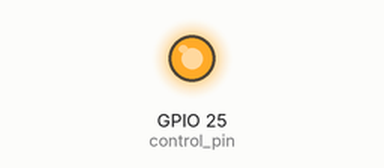
Recording of a program running on a simulated Raspberry Pi (BCM pin numbers). On the bench: output pins drawn as LEDs (lit = HIGH).

Above: at 0.1 s.
Timing chart, 0 to 1.6 s (numbered marks = the images above):
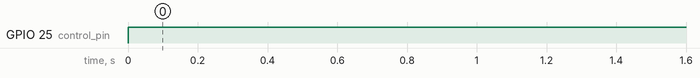

The program:

pump.py
```python
import RPi.GPIO as GPIO
import time
GPIO.setmode(GPIO.BCM)
control_pin=25
GPIO.setup(control_pin,GPIO.OUT)
try:
     while True:
            GPIO.output(control_pin,1)
            #time.sleep(5)
            #GPIO.output(control_pin,0)
            #time.sleep(2)
finally:
     print("Cleaning up")
     GPIO.cleanup()
```

Measured:
- by itself, GPIO 25 (control_pin): LOW → HIGH at 0.00 s
